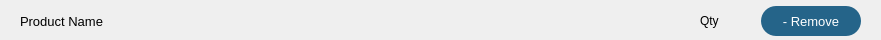
<?xml version="1.0" encoding="UTF-8"?>
<ui version="4.0">
 <class>StockSettingsWidget</class>
 <widget class="QWidget" name="StockSettingsWidget">
  <property name="geometry">
   <rect>
    <x>0</x>
    <y>0</y>
    <width>881</width>
    <height>40</height>
   </rect>
  </property>
  <property name="sizePolicy">
   <sizepolicy hsizetype="Maximum" vsizetype="Fixed">
    <horstretch>0</horstretch>
    <verstretch>0</verstretch>
   </sizepolicy>
  </property>
  <property name="minimumSize">
   <size>
    <width>881</width>
    <height>40</height>
   </size>
  </property>
  <property name="maximumSize">
   <size>
    <width>1000</width>
    <height>40</height>
   </size>
  </property>
  <property name="windowTitle">
   <string>Form</string>
  </property>
  <widget class="QWidget" name="horizontalLayoutWidget">
   <property name="geometry">
    <rect>
     <x>0</x>
     <y>0</y>
     <width>881</width>
     <height>42</height>
    </rect>
   </property>
   <layout class="QHBoxLayout" name="horizontalLayout" stretch="0,0,0">
    <property name="spacing">
     <number>0</number>
    </property>
    <property name="sizeConstraint">
     <enum>QLayout::SetMinimumSize</enum>
    </property>
    <property name="leftMargin">
     <number>20</number>
    </property>
    <property name="rightMargin">
     <number>20</number>
    </property>
    <item>
     <widget class="QLabel" name="productName">
      <property name="sizePolicy">
       <sizepolicy hsizetype="Minimum" vsizetype="Fixed">
        <horstretch>0</horstretch>
        <verstretch>0</verstretch>
       </sizepolicy>
      </property>
      <property name="minimumSize">
       <size>
        <width>200</width>
        <height>40</height>
       </size>
      </property>
      <property name="maximumSize">
       <size>
        <width>1000</width>
        <height>40</height>
       </size>
      </property>
      <property name="font">
       <font>
        <pointsize>10</pointsize>
       </font>
      </property>
      <property name="text">
       <string>Product Name</string>
      </property>
     </widget>
    </item>
    <item>
     <widget class="QLabel" name="quantity">
      <property name="sizePolicy">
       <sizepolicy hsizetype="Minimum" vsizetype="Fixed">
        <horstretch>0</horstretch>
        <verstretch>0</verstretch>
       </sizepolicy>
      </property>
      <property name="minimumSize">
       <size>
        <width>20</width>
        <height>40</height>
       </size>
      </property>
      <property name="maximumSize">
       <size>
        <width>64</width>
        <height>40</height>
       </size>
      </property>
      <property name="styleSheet">
       <string notr="true">margin-right: 10px;</string>
      </property>
      <property name="text">
       <string>Qty</string>
      </property>
     </widget>
    </item>
    <item>
     <widget class="QPushButton" name="removeButton">
      <property name="minimumSize">
       <size>
        <width>100</width>
        <height>30</height>
       </size>
      </property>
      <property name="maximumSize">
       <size>
        <width>100</width>
        <height>30</height>
       </size>
      </property>
      <property name="font">
       <font>
        <pointsize>10</pointsize>
       </font>
      </property>
      <property name="cursor">
       <cursorShape>ArrowCursor</cursorShape>
      </property>
      <property name="focusPolicy">
       <enum>Qt::StrongFocus</enum>
      </property>
      <property name="autoFillBackground">
       <bool>false</bool>
      </property>
      <property name="styleSheet">
       <string notr="true">border: none;
border-radius: 15;
background-color: #256489;
selection-background-color: rgb(196, 212, 227);
color: #ffffff;</string>
      </property>
      <property name="text">
       <string>- Remove</string>
      </property>
      <property name="autoRepeatInterval">
       <number>100</number>
      </property>
      <property name="autoDefault">
       <bool>false</bool>
      </property>
      <property name="default">
       <bool>false</bool>
      </property>
      <property name="flat">
       <bool>false</bool>
      </property>
     </widget>
    </item>
   </layout>
  </widget>
 </widget>
 <resources/>
 <connections/>
</ui>
